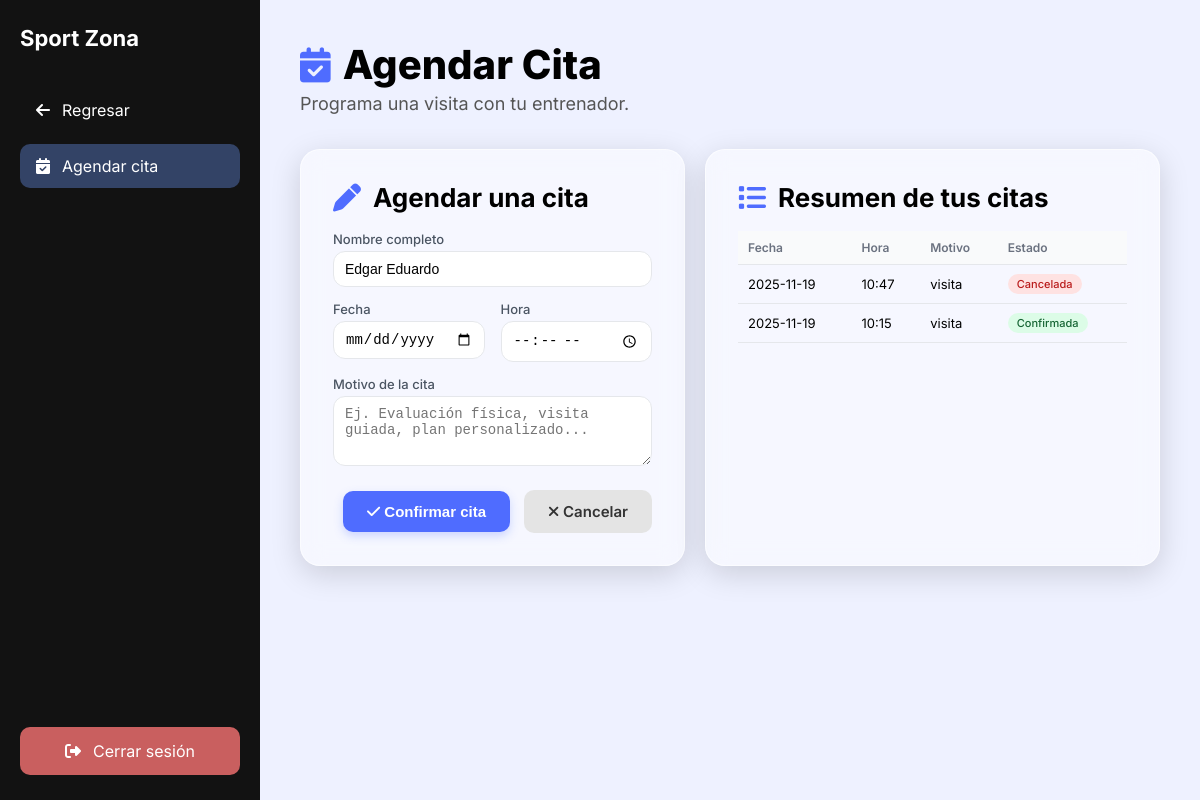
Before: /index.php?controller=citas&action=agendar (signed in) with the older database file.
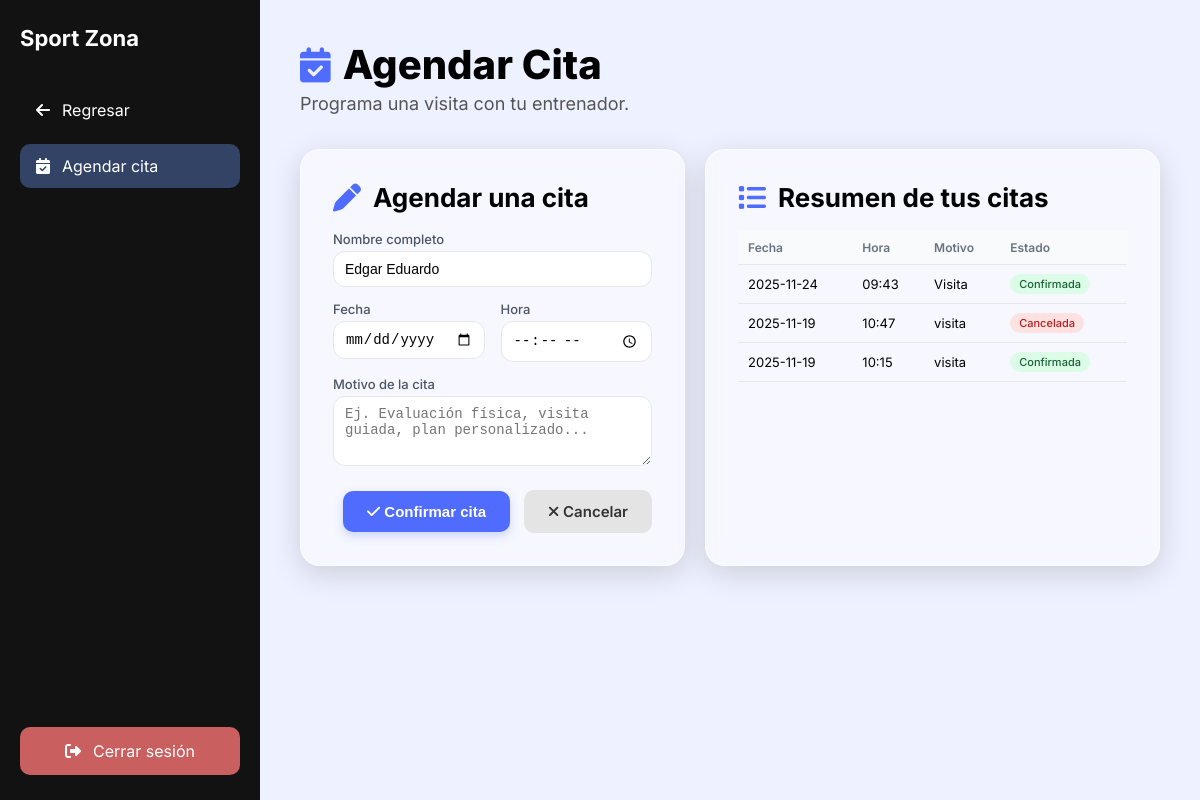
After: the same page with the newer database file.
### tables this page shows
CREATE TABLE `citas` (
  `idCita` int(11) NOT NULL AUTO_INCREMENT,
  `idUsuario` int(11) NOT NULL,
  `fecha` date NOT NULL,
  `hora` time NOT NULL,
  `motivo` varchar(255) DEFAULT NULL,
  `estado` enum('pendiente','confirmada','completada','cancelada') DEFAULT 'pendiente',
  `idNotificadoCoach` tinyint(4) DEFAULT 0,
  PRIMARY KEY (`idCita`),
  KEY `idUsuario` (`idUsuario`),
  CONSTRAINT `citas_ibfk_1` FOREIGN KEY (`idUsuario`) REFERENCES `usuarios` (`idUsuario`)
);

### app/controllers/CitasController.php (called while the page is built, shortened)
<?php
require_once __DIR__ . '/../models/CitaModel.php';
class CitasController {
    private $model;
    public function __construct($connection) {
        $this->model = new CitaModel($connection);
    }
    public function agendar() {
        $idUsuario = $_SESSION['id'];
        $citas = $this->model->obtenerCitasPorUsuario($idUsuario);
        require __DIR__ . '/../views/cliente/citas-agendar.php';
    }
}

### app/models/CitaModel.php (called while the page is built, shortened)
<?php
class CitaModel {
    private $db;
    public function __construct($connection) {
        $this->db = $connection;
    }
    public function obtenerCitasPorUsuario($idUsuario) {
        $sql = "SELECT * FROM citas
                WHERE idUsuario = ?
                ORDER BY fecha DESC, hora DESC";
        $stmt = $this->db->prepare($sql);
        $stmt->bind_param("i", $idUsuario);
        $stmt->execute();
        return $stmt->get_result()->fetch_all(MYSQLI_ASSOC);
    }
}

### app/views/cliente/citas-agendar.php (the view, shortened to what the changed rows need)
<!DOCTYPE html>
<html lang="es">
<head>
    <link rel="stylesheet" href="public/css/horarios-cliente.css?v=1">
    <link rel="stylesheet" href="public/css/citas-dashboard.css?v=2">
    <link rel="stylesheet" href="https://cdnjs.cloudflare.com/ajax/libs/font-awesome/6.4.0/css/all.min.css">
</head>
<body>
<div class="wrapper">
    <aside class="sidebar" id="sidebar">
        <div class="side-header">
            <h2 class="brand">Sport Zona</h2>
        </div>
    </aside>
    <div class="main-content">
        <h1 class="title horarios-title">
            <i class="fa-solid fa-calendar-check"></i> Agendar Cita
        </h1>
        <div class="citas-grid">
            <section class="horarios-card">
                <div class="horarios-header">
                    <h2>Agendar una cita</h2>
                </div>
            </section>
            <section class="horarios-card">
                <div class="horarios-header">
                    <h2>Resumen de tus citas</h2>
                </div>
                <?php if (!empty($citas)): ?>
                    <div class="table-section">
                        <table class="citas-table">
                            <thead>
                            <tr>
                                <th>Fecha</th>
                                <th>Hora</th>
                                <th>Motivo</th>
                                <th>Estado</th>
                            </tr>
                            </thead>
                            <tbody>
                            <?php foreach ($citas as $c): ?>
                                <tr>
                                    <td><?= htmlspecialchars($c['fecha']) ?></td>
                                    <td><?= htmlspecialchars(substr($c['hora'], 0, 5)) ?></td>
                                    <td><?= htmlspecialchars($c['motivo']) ?></td>
                                    <td>
                                        <?php
                                        $estado = strtolower($c['estado']);
                                        $badgeClass = 'badge-pendiente';
                                        if ($estado === 'confirmada') $badgeClass = 'badge-confirmada';
                                        if ($estado === 'cancelada')  $badgeClass = 'badge-cancelada';
                                        ?>
                                        <span class="badge <?= $badgeClass ?>">
                                            <?= ucfirst($estado) ?>
                                        </span>
                                    </td>
                                </tr>
                            <?php endforeach; ?>
                            </tbody>
                        </table>
                    </div>
                <?php else: ?>
                    <p class="no-citas-text">Aún no tienes citas registradas.</p>
                <?php endif; ?>
            </section>
        </div>
    </div>
</div>
</body>
</html>

Changed rows visible on the page:
added citas: fecha "2025-11-24", hora "09:43", motivo "Visita", estado "Confirmada"
